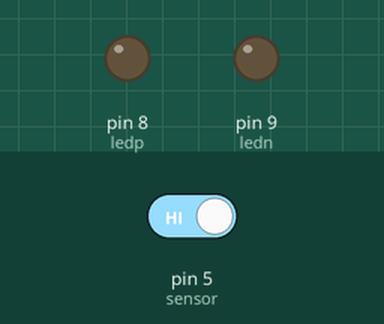
Simulated run of this sketch. Board: Arduino Uno, built with avr-gcc and run on an emulated ATmega328P. Parts: output pins drawn as LEDs (lit = HIGH). Inputs (shaded band) come from the test bench; at power-on: pin 5 (sensor) HIGH.

Above: at 1.2 s.
1.3 s: pin 5 (sensor) driven LOW
At 1.6 s:
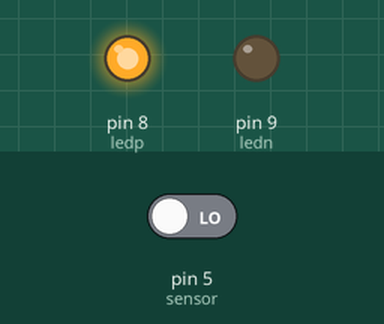
2.8 s: pin 5 (sensor) driven HIGH
At 3.9 s:
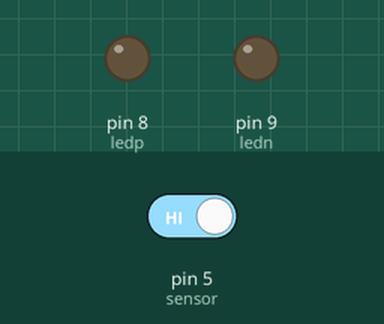
Timing chart, 0 to 5.8 s (numbered marks = the images above; inputs shaded):
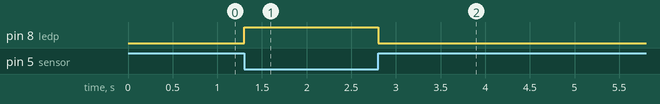

Measured:
- after the input at 1.3 s, pin 8 (ledp): LOW → HIGH at once
- after the input at 2.8 s, pin 8 (ledp): HIGH → LOW at once

The sketch:

ir_sensor.ino
```cpp
int ledp = 8;
int ledn = 9;
int sensor = 5;
void setup()
{
  pinMode(ledp,OUTPUT);
  pinMode(ledn,OUTPUT);
  pinMode(sensor,INPUT);
}
void loop()
{
  if(digitalRead(sensor) == LOW){
    digitalWrite(ledp,HIGH);
    digitalWrite(ledn,LOW);
  }
  else{
    digitalWrite(ledp,LOW);
    digitalWrite(ledn,LOW);
  }
}
```
